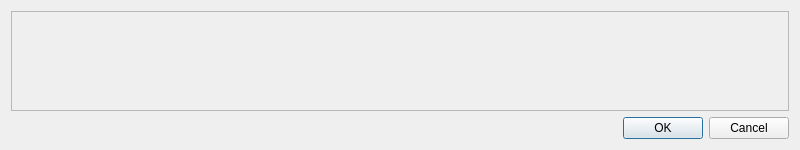
<?xml version="1.0" encoding="UTF-8"?>
<ui version="4.0">
 <class>CAircraftModelFilterDialog</class>
 <widget class="QDialog" name="CAircraftModelFilterDialog">
  <property name="geometry">
   <rect>
    <x>0</x>
    <y>0</y>
    <width>800</width>
    <height>150</height>
   </rect>
  </property>
  <property name="minimumSize">
   <size>
    <width>700</width>
    <height>150</height>
   </size>
  </property>
  <property name="windowTitle">
   <string>Model filter dialog</string>
  </property>
  <layout class="QVBoxLayout" name="vl_AircraftModelFilterForm">
   <item>
    <widget class="swift::gui::filters::CAircraftModelFilterBar" name="filter_Models">
     <property name="frameShape">
      <enum>QFrame::StyledPanel</enum>
     </property>
     <property name="frameShadow">
      <enum>QFrame::Raised</enum>
     </property>
    </widget>
   </item>
   <item>
    <widget class="QDialogButtonBox" name="bb_FilterDialog">
     <property name="orientation">
      <enum>Qt::Horizontal</enum>
     </property>
     <property name="standardButtons">
      <set>QDialogButtonBox::Cancel|QDialogButtonBox::Ok</set>
     </property>
    </widget>
   </item>
  </layout>
 </widget>
 <customwidgets>
  <customwidget>
   <class>swift::gui::filters::CAircraftModelFilterBar</class>
   <extends>QFrame</extends>
   <header>gui/filters/aircraftmodelfilterbar.h</header>
   <container>1</container>
  </customwidget>
 </customwidgets>
 <resources/>
 <connections>
  <connection>
   <sender>bb_FilterDialog</sender>
   <signal>accepted()</signal>
   <receiver>CAircraftModelFilterDialog</receiver>
   <slot>accept()</slot>
   <hints>
    <hint type="sourcelabel">
     <x>248</x>
     <y>254</y>
    </hint>
    <hint type="destinationlabel">
     <x>157</x>
     <y>274</y>
    </hint>
   </hints>
  </connection>
  <connection>
   <sender>bb_FilterDialog</sender>
   <signal>rejected()</signal>
   <receiver>CAircraftModelFilterDialog</receiver>
   <slot>reject()</slot>
   <hints>
    <hint type="sourcelabel">
     <x>316</x>
     <y>260</y>
    </hint>
    <hint type="destinationlabel">
     <x>286</x>
     <y>274</y>
    </hint>
   </hints>
  </connection>
 </connections>
</ui>
